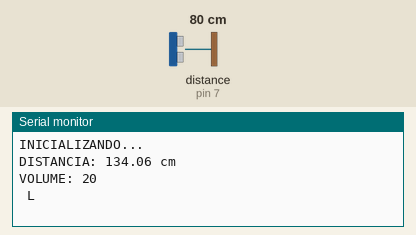
Recording of a sketch running on a simulated Arduino Uno, built with avr-gcc and run on an emulated ATmega328P. On the bench: the last lines printed to the serial monitor. Inputs (shaded band) come from the test bench; at power-on: distance to the obstacle (sensor on pin 7) 80 cm. The echo pulse lasts 58.3 µs per cm.

Above: at 1.2 s.
1.3 s: distance to the obstacle (sensor on pin 7) set to 60 cm
At 2.8 s:
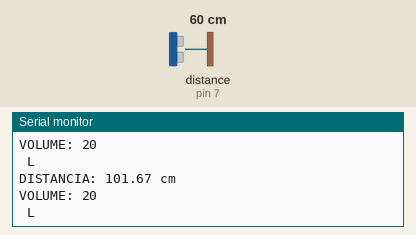
4.3 s: distance to the obstacle (sensor on pin 7) set to 2 cm
At 7.6 s:
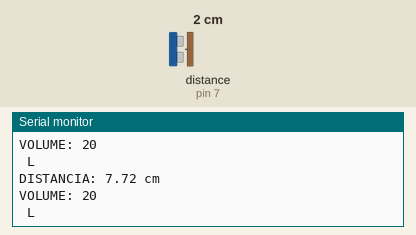
Timing chart, 0 to 9.1 s (numbered marks = the images above; inputs shaded):
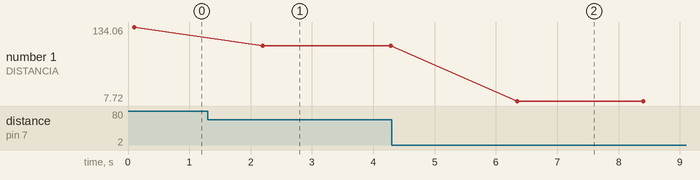

Measured:
- after the input at 1.3 s, the serial monitor: prints a new line after 0.90 s (image 1)
- after the input at 4.3 s, the serial monitor: prints a new line after 2.0 s (image 2)
- plotted number 1: 134.06 → 101.67 after the input at 1.3 s, 101.67 → 7.72 after the input at 4.3 s

The sketch:

caixa-dagua_v2.ino
```cpp
#include <LiquidCrystal.h> // biblioteca gráfica do display LCD
#include <SoftwareSerial.h> //biblioteca responsável por capturar a tecla que foi pressionada no teclado

// DEFINIÇÕES DE PINOS
#define pinTrig 6
#define pinEcho 7
#define pinBuzer 13

// DECLARAÇÃO DE VARIAVEIS
float onesize, vazao, volumeL;

unsigned long previousTime = 0; //necessita de ter o seu proprio zero
uint8_t letra_C[8] = {0x0, 0xE, 0x11, 0x11, 0x11, 0x11, 0x0, 0x0};
uint8_t letra_M[8] = {0x0, 0x1F, 0x2, 0x4, 0x2, 0x1F, 0x0, 0x0};
uint8_t letra_v[8] = {0x0, 0x7, 0x8, 0x10, 0x8, 0x7 , 0x0, 0x0};
uint8_t caracter_nivel[8] = {0x0, 0x1F, 0x1F, 0x1F, 0x1F, 0x1F, 0x1F, 0x0};

// DECLARAÇÃO DE VARIAVEIS
LiquidCrystal display(8, 9, 4, 5, 6, 7); //PORTAS DO ARDUINO QUE SÃO UTILIZADAS PELO SHIELD KEYPAD DISPLAY LCD


// DECLARAÇÃO DE FUNÇÕES

void sonar(byte trig, byte echo)
{
#define splitter 72
#define pausa 5
#define replay 10

  pinMode(trig, OUTPUT);
  pinMode(echo, INPUT);
  digitalWrite(trig, LOW); // DESLIGA O TRIGGER E ESPERA 500 uS
  delayMicroseconds(500);

}

float unitvalue()
{
  long timer = 0;
  float result = 0;

  digitalWrite(pinTrig, HIGH);
  delayMicroseconds(10);
  digitalWrite(pinTrig, LOW);
  timer = pulseIn(pinEcho, HIGH);  // Leitura da onda de som
  result = ((float) timer / splitter);
  return result;
}

float gauge()
{
  float somatudo = 0;
  float mediana = 0;
  for (int x = 0; x < replay; x++) {
    delay(pausa);
    somatudo += unitvalue() ;
  }
  mediana = (float) somatudo / replay;
  mediana = mediana + 2.25;
  return mediana*2;
}
void alarme()
{
  pinMode(pinBuzer, OUTPUT);
  digitalWrite(pinBuzer, LOW); // DESLIGA O TRIGGER E ESPERA 500 uS
  delayMicroseconds(500);
}

void setup() {
  Serial.begin(9600);
  Serial.print("INICIALIZANDO...");

  sonar(pinTrig, pinEcho);
}

  void loop() {
    onesize = gauge();
    Serial.println();
    Serial.print("DISTANCIA: ");
    Serial.print(onesize);
    Serial.println(" cm");
    volumeL = (onesize / 7, 2) * 10;
    Serial.print("VOLUME: ");
    Serial.println(round(volumeL));
    Serial.print(" L");
    Serial.println();
    delay(2000);
  }
```
